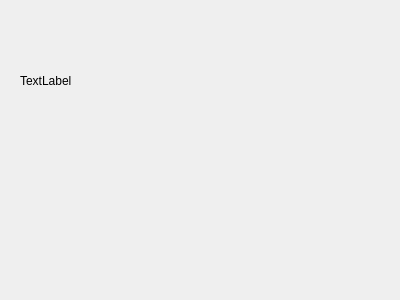
<?xml version="1.0" encoding="UTF-8"?>
<ui version="4.0">
 <class>Widget</class>
 <widget class="QWidget" name="Widget">
  <property name="geometry">
   <rect>
    <x>0</x>
    <y>0</y>
    <width>400</width>
    <height>300</height>
   </rect>
  </property>
  <property name="windowTitle">
   <string>Widget</string>
  </property>
  <widget class="QLabel" name="label">
   <property name="geometry">
    <rect>
     <x>20</x>
     <y>50</y>
     <width>321</width>
     <height>61</height>
    </rect>
   </property>
   <property name="text">
    <string>TextLabel</string>
   </property>
  </widget>
 </widget>
 <layoutdefault spacing="6" margin="11"/>
 <resources/>
 <connections/>
</ui>
